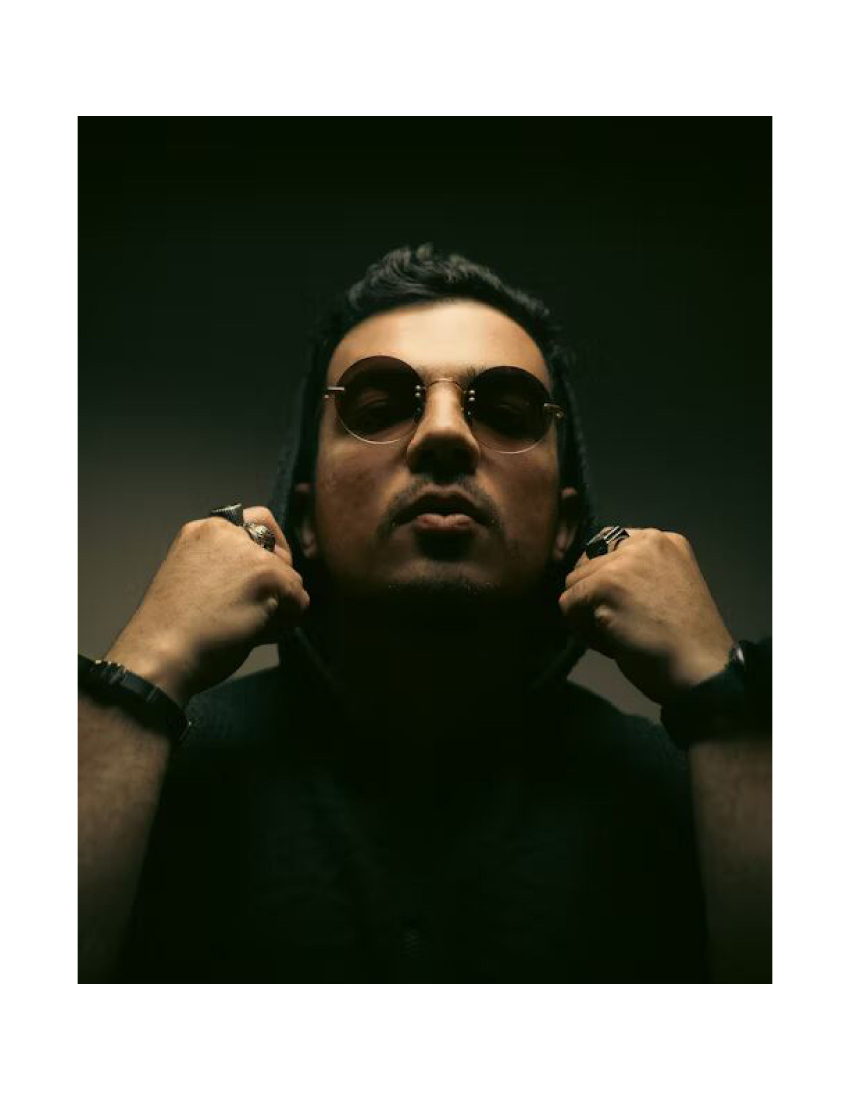
#> input picture data/sample_images/your_image.jpg, 2550 x 3300 px, found by its file name (shown at 1/3 size)
$ python Face_Detection.py
#> lines starting #> are read from the running program, lines starting #| are printed output that depends on the picture; after the words box and inside, x2 and y2 are one past the last pixel; in counts of white or black regions, pixels touching at a corner belong together
import cv2

# Load the pre-trained Haar Cascade classifier file
face_cascade = cv2.CascadeClassifier(cv2.data.haarcascades + 'haarcascade_frontalface_default.xml')

# Read the image where you want to detect faces
img = cv2.imread('your_image.jpg')
#> img is the input picture: shape (3300, 2550, 3); mean B, G, R 101.7, 112.3, 110

# Resize the image if it exceeds 1920 x 1080
max_width = 1920
max_height = 1080

height, width = img.shape[:2]
#> height = 3300; width = 2550
if width > max_width or height > max_height:
    scaling_factor = min(max_width / width, max_height / height)
#> scaling_factor = 0.327
    img = cv2.resize(img, (int(width * scaling_factor), int(height * scaling_factor)))
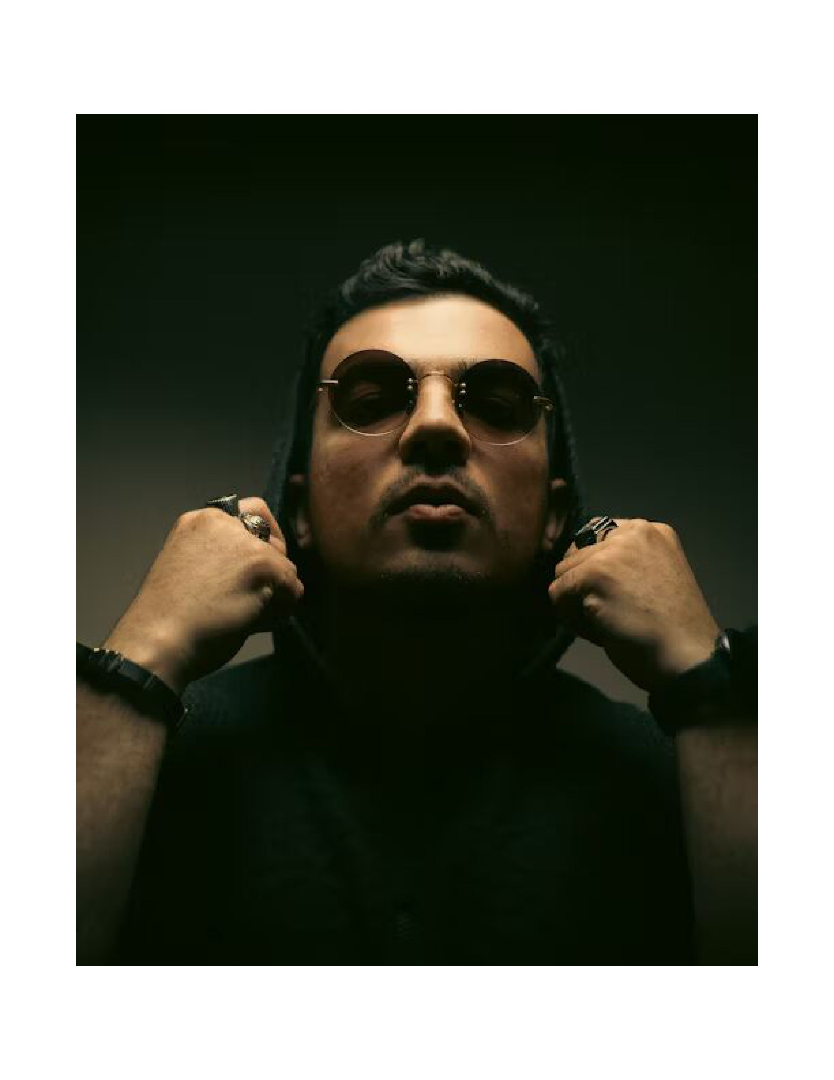
#> img: shape (1080, 834, 3); mean B, G, R 101.7, 112.2, 109.9

# Convert the image to grayscale (Haar Cascades work better on grayscale images)
gray = cv2.cvtColor(img, cv2.COLOR_BGR2GRAY)
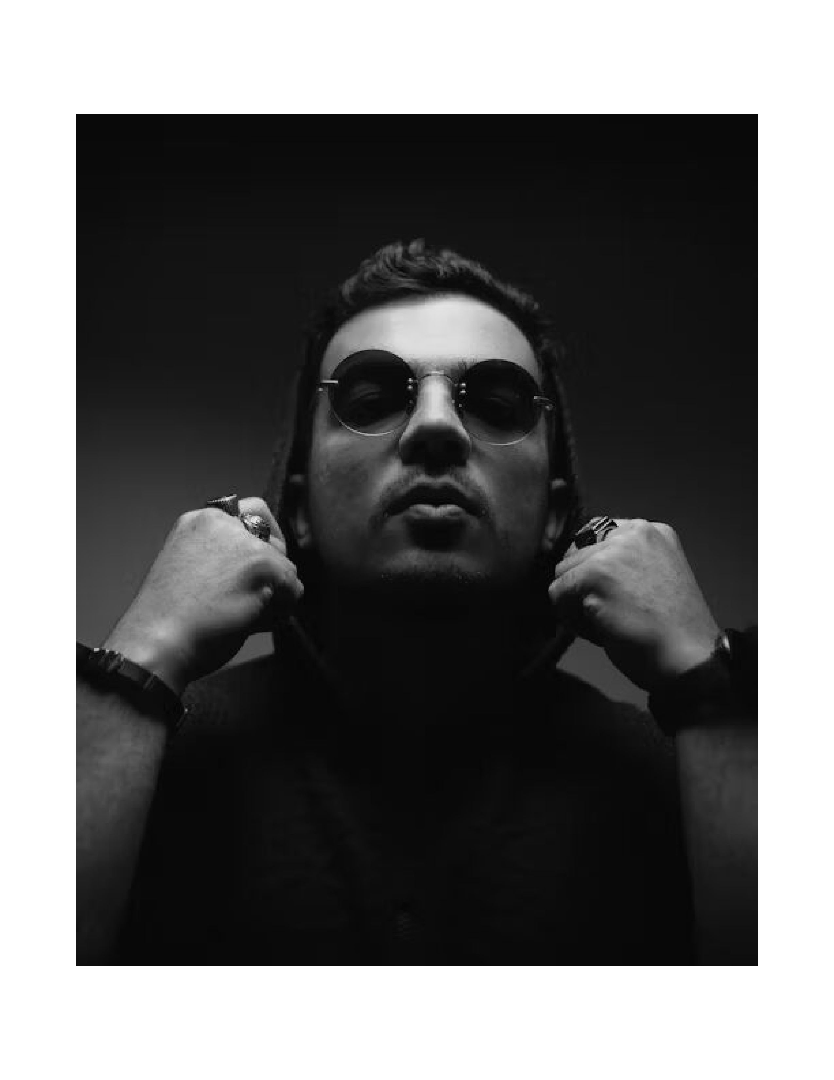
#> gray: shape (1080, 834); min 0, max 255, mean 110.3

# Detect faces in the image
faces = face_cascade.detectMultiScale(gray, scaleFactor=1.1, minNeighbors=5, minSize=(30, 30))
#> faces = [[277, 274, 314, 314]]

# Draw rectangles around detected faces
for (x, y, w, h) in faces:
    cv2.rectangle(img, (x, y), (x+w, y+h), (255, 0, 0), 2)
#> this loop made 1 pass
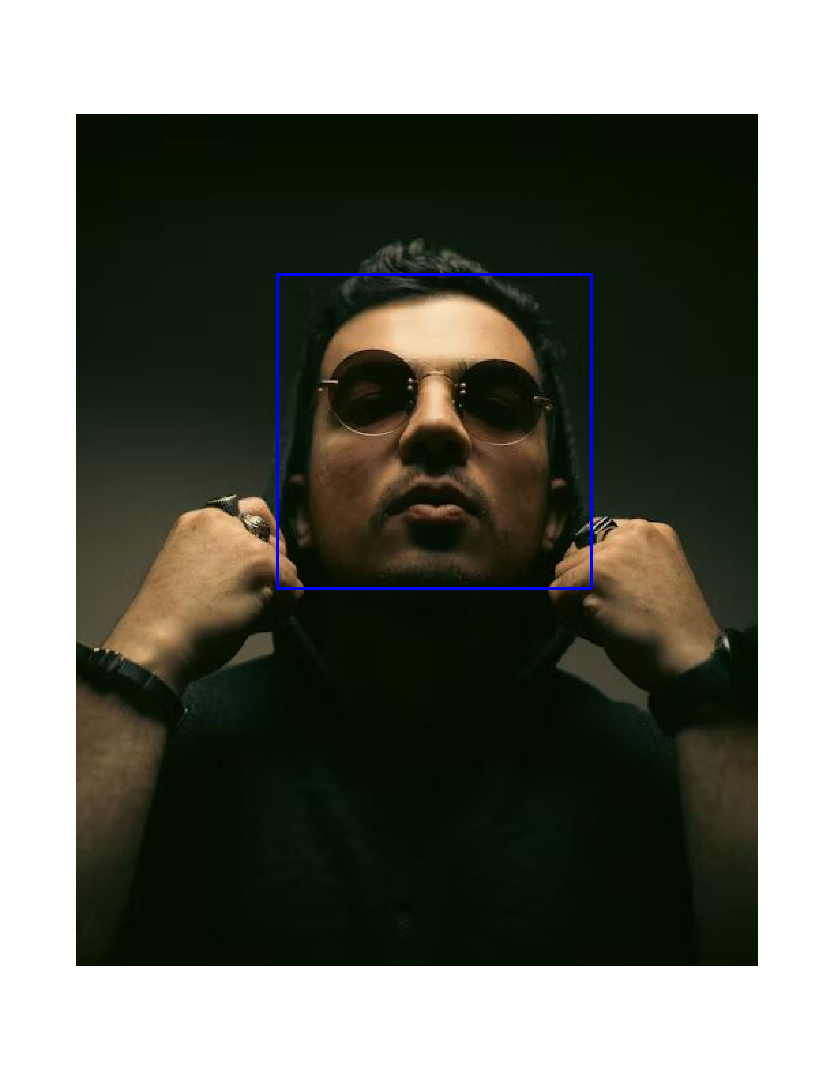
#> img: shape (1080, 834, 3); 0.42% of pixels changed, all inside (x1, y1, x2, y2) = (276, 273, 593, 590)

# Display the output
cv2.namedWindow('Face Detection',cv2.WINDOW_NORMAL)
cv2.resizeWindow('Face Detection',600, 800)

cv2.imshow('Face Detection', img)
cv2.waitKey(0)
cv2.destroyAllWindows()
